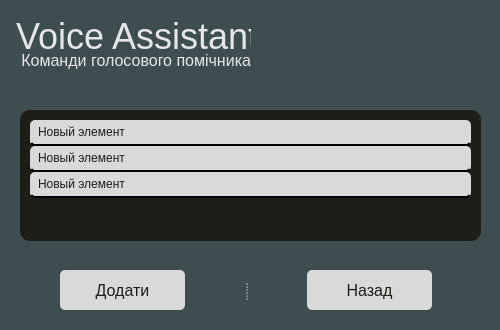
<?xml version="1.0" encoding="UTF-8"?>
<ui version="4.0">
 <class>Dialog</class>
 <widget class="QDialog" name="Dialog">
  <property name="geometry">
   <rect>
    <x>0</x>
    <y>0</y>
    <width>500</width>
    <height>330</height>
   </rect>
  </property>
  <property name="minimumSize">
   <size>
    <width>500</width>
    <height>330</height>
   </size>
  </property>
  <property name="maximumSize">
   <size>
    <width>500</width>
    <height>330</height>
   </size>
  </property>
  <property name="windowTitle">
   <string>VA Comands</string>
  </property>
  <property name="styleSheet">
   <string notr="true">QWidget {
	marging: 20px;
	background-color: #3E4E50;
}</string>
  </property>
  <widget class="QLabel" name="progNameTitle">
   <property name="geometry">
    <rect>
     <x>16</x>
     <y>12</y>
     <width>235</width>
     <height>48</height>
    </rect>
   </property>
   <property name="styleSheet">
    <string notr="true">QLabel {
	font-size: 36px;
	color: #E6E6E9;
}</string>
   </property>
   <property name="text">
    <string>Voice Assistant</string>
   </property>
  </widget>
  <widget class="QLabel" name="label">
   <property name="geometry">
    <rect>
     <x>20</x>
     <y>50</y>
     <width>231</width>
     <height>21</height>
    </rect>
   </property>
   <property name="styleSheet">
    <string notr="true">color: #E6E6E9;
font-size: 16px;
background: none;
marging-top: 30px;</string>
   </property>
   <property name="text">
    <string>Команди голосового помічника</string>
   </property>
   <property name="alignment">
    <set>Qt::AlignRight|Qt::AlignTrailing|Qt::AlignVCenter</set>
   </property>
  </widget>
  <widget class="QWidget" name="widget" native="true">
   <property name="geometry">
    <rect>
     <x>20</x>
     <y>110</y>
     <width>461</width>
     <height>131</height>
    </rect>
   </property>
   <property name="styleSheet">
    <string notr="true">QWidget {
	background-color: #1D1E18;
	border-radius: 10px;
}</string>
   </property>
   <widget class="QListWidget" name="commandsList">
    <property name="geometry">
     <rect>
      <x>10</x>
      <y>10</y>
      <width>441</width>
      <height>111</height>
     </rect>
    </property>
    <property name="cursor" stdset="0">
     <cursorShape>PointingHandCursor</cursorShape>
    </property>
    <property name="styleSheet">
     <string notr="true">QListWidget:item {
  	padding: 5px;
  	color: #1D1E18;
  	background-color: #D9D9D9;
  	border-radius: 5px;
	border-bottom: 2px  solid black;
}</string>
    </property>
    <property name="lineWidth">
     <number>99</number>
    </property>
    <property name="midLineWidth">
     <number>2</number>
    </property>
    <item>
     <property name="text">
      <string>Новый элемент</string>
     </property>
    </item>
    <item>
     <property name="text">
      <string>Новый элемент</string>
     </property>
    </item>
    <item>
     <property name="text">
      <string>Новый элемент</string>
     </property>
    </item>
   </widget>
  </widget>
  <widget class="QSplitter" name="splitter_2">
   <property name="geometry">
    <rect>
     <x>60</x>
     <y>270</y>
     <width>372</width>
     <height>40</height>
    </rect>
   </property>
   <property name="minimumSize">
    <size>
     <width>0</width>
     <height>40</height>
    </size>
   </property>
   <property name="maximumSize">
    <size>
     <width>372</width>
     <height>21</height>
    </size>
   </property>
   <property name="styleSheet">
    <string notr="true">QPushButton {
	font-size: 16px;
	border-radius: 5px;
	background-color: #d9d9d9;
	color: #1D1E18;
}

</string>
   </property>
   <property name="orientation">
    <enum>Qt::Horizontal</enum>
   </property>
   <property name="opaqueResize">
    <bool>false</bool>
   </property>
   <property name="handleWidth">
    <number>122</number>
   </property>
   <widget class="QPushButton" name="addCommandButton">
    <property name="minimumSize">
     <size>
      <width>125</width>
      <height>0</height>
     </size>
    </property>
    <property name="maximumSize">
     <size>
      <width>125</width>
      <height>16777215</height>
     </size>
    </property>
    <property name="cursor">
     <cursorShape>PointingHandCursor</cursorShape>
    </property>
    <property name="text">
     <string>Додати</string>
    </property>
   </widget>
   <widget class="QPushButton" name="backButton">
    <property name="minimumSize">
     <size>
      <width>125</width>
      <height>0</height>
     </size>
    </property>
    <property name="maximumSize">
     <size>
      <width>125</width>
      <height>16777215</height>
     </size>
    </property>
    <property name="cursor">
     <cursorShape>PointingHandCursor</cursorShape>
    </property>
    <property name="text">
     <string>Назад</string>
    </property>
   </widget>
  </widget>
 </widget>
 <resources/>
 <connections/>
</ui>
